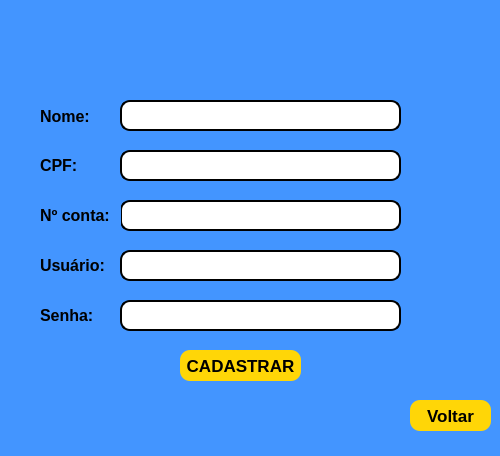
<?xml version="1.0" encoding="UTF-8"?>
<ui version="4.0">
 <class>MainWindow</class>
 <widget class="QMainWindow" name="MainWindow">
  <property name="geometry">
   <rect>
    <x>0</x>
    <y>0</y>
    <width>500</width>
    <height>456</height>
   </rect>
  </property>
  <property name="windowTitle">
   <string>MainWindow</string>
  </property>
  <property name="styleSheet">
   <string notr="true">background-color: rgb(67, 149, 255) </string>
  </property>
  <widget class="QWidget" name="centralwidget">
   <widget class="QLabel" name="label">
    <property name="geometry">
     <rect>
      <x>220</x>
      <y>0</y>
      <width>71</width>
      <height>71</height>
     </rect>
    </property>
    <property name="text">
     <string/>
    </property>
    <property name="pixmap">
     <pixmap>User Icone.png</pixmap>
    </property>
   </widget>
   <widget class="QLineEdit" name="lineEdit">
    <property name="geometry">
     <rect>
      <x>120</x>
      <y>100</y>
      <width>281</width>
      <height>31</height>
     </rect>
    </property>
    <property name="styleSheet">
     <string notr="true">background-color: white;
border-radius: 10px;
border-style: outset;
border-width: 2px;</string>
    </property>
   </widget>
   <widget class="QLineEdit" name="lineEdit_2">
    <property name="geometry">
     <rect>
      <x>120</x>
      <y>150</y>
      <width>281</width>
      <height>31</height>
     </rect>
    </property>
    <property name="styleSheet">
     <string notr="true">background-color: white;
border-radius: 10px;
border-style: outset;
border-width: 2px;</string>
    </property>
   </widget>
   <widget class="QPushButton" name="pushButton_2">
    <property name="geometry">
     <rect>
      <x>180</x>
      <y>350</y>
      <width>121</width>
      <height>31</height>
     </rect>
    </property>
    <property name="font">
     <font>
      <pointsize>13</pointsize>
      <weight>75</weight>
      <bold>true</bold>
     </font>
    </property>
    <property name="styleSheet">
     <string notr="true">background-color:rgb(255, 214, 7);
border-radius: 10px;
</string>
    </property>
    <property name="text">
     <string>CADASTRAR</string>
    </property>
   </widget>
   <widget class="QLabel" name="label_2">
    <property name="geometry">
     <rect>
      <x>40</x>
      <y>106</y>
      <width>61</width>
      <height>20</height>
     </rect>
    </property>
    <property name="font">
     <font>
      <pointsize>12</pointsize>
      <weight>75</weight>
      <bold>true</bold>
     </font>
    </property>
    <property name="text">
     <string>Nome:</string>
    </property>
   </widget>
   <widget class="QLabel" name="label_3">
    <property name="geometry">
     <rect>
      <x>40</x>
      <y>150</y>
      <width>61</width>
      <height>31</height>
     </rect>
    </property>
    <property name="font">
     <font>
      <pointsize>12</pointsize>
      <weight>75</weight>
      <bold>true</bold>
     </font>
    </property>
    <property name="text">
     <string>CPF:</string>
    </property>
   </widget>
   <widget class="QLineEdit" name="lineEdit_3">
    <property name="geometry">
     <rect>
      <x>120</x>
      <y>200</y>
      <width>281</width>
      <height>31</height>
     </rect>
    </property>
    <property name="styleSheet">
     <string notr="true">background-color: white;
border-radius: 10px;
border-style: outset;
border-width: 2px;</string>
    </property>
   </widget>
   <widget class="QLabel" name="label_4">
    <property name="geometry">
     <rect>
      <x>40</x>
      <y>200</y>
      <width>81</width>
      <height>31</height>
     </rect>
    </property>
    <property name="font">
     <font>
      <pointsize>12</pointsize>
      <weight>75</weight>
      <bold>true</bold>
     </font>
    </property>
    <property name="text">
     <string>Nº conta:</string>
    </property>
   </widget>
   <widget class="QLineEdit" name="lineEdit_5">
    <property name="geometry">
     <rect>
      <x>120</x>
      <y>250</y>
      <width>281</width>
      <height>31</height>
     </rect>
    </property>
    <property name="styleSheet">
     <string notr="true">background-color: white;
border-radius: 10px;
border-style: outset;
border-width: 2px;</string>
    </property>
   </widget>
   <widget class="QLineEdit" name="lineEdit_6">
    <property name="geometry">
     <rect>
      <x>120</x>
      <y>300</y>
      <width>281</width>
      <height>31</height>
     </rect>
    </property>
    <property name="styleSheet">
     <string notr="true">background-color: white;
border-radius: 10px;
border-style: outset;
border-width: 2px;</string>
    </property>
    <property name="echoMode">
     <enum>QLineEdit::Password</enum>
    </property>
   </widget>
   <widget class="QLabel" name="label_6">
    <property name="geometry">
     <rect>
      <x>40</x>
      <y>250</y>
      <width>71</width>
      <height>31</height>
     </rect>
    </property>
    <property name="font">
     <font>
      <pointsize>12</pointsize>
      <weight>75</weight>
      <bold>true</bold>
     </font>
    </property>
    <property name="text">
     <string>Usuário:</string>
    </property>
   </widget>
   <widget class="QLabel" name="label_7">
    <property name="geometry">
     <rect>
      <x>40</x>
      <y>300</y>
      <width>61</width>
      <height>31</height>
     </rect>
    </property>
    <property name="font">
     <font>
      <pointsize>12</pointsize>
      <weight>75</weight>
      <bold>true</bold>
     </font>
    </property>
    <property name="text">
     <string>Senha:</string>
    </property>
   </widget>
   <widget class="QPushButton" name="pushButton_3">
    <property name="geometry">
     <rect>
      <x>410</x>
      <y>400</y>
      <width>81</width>
      <height>31</height>
     </rect>
    </property>
    <property name="font">
     <font>
      <pointsize>13</pointsize>
      <weight>75</weight>
      <bold>true</bold>
     </font>
    </property>
    <property name="styleSheet">
     <string notr="true">background-color:rgb(255, 214, 7);
border-radius: 10px;
</string>
    </property>
    <property name="text">
     <string>Voltar</string>
    </property>
   </widget>
  </widget>
  <widget class="QMenuBar" name="menubar">
   <property name="geometry">
    <rect>
     <x>0</x>
     <y>0</y>
     <width>500</width>
     <height>21</height>
    </rect>
   </property>
  </widget>
  <widget class="QStatusBar" name="statusbar"/>
 </widget>
 <resources/>
 <connections/>
</ui>
